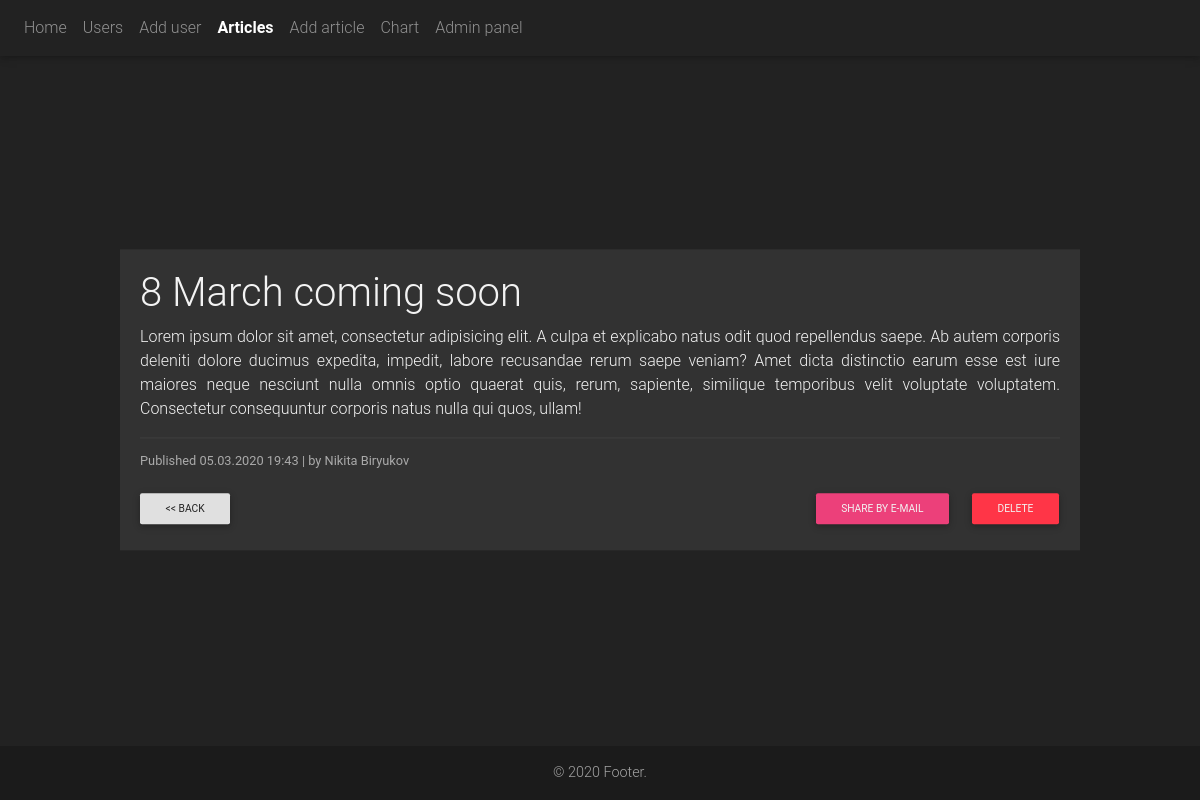
Screenshot of /articles/8-march-coming-soon with the database file from the repository.
### main/models.py (models this page shows, shortened)
class Article(models.Model):
    status = (
        ('draft', 'Draft'),
        ('published', 'Published'),
    )
    title = models.CharField(max_length=200, null=True)
    slug = models.SlugField(max_length=250, null=True, blank=True)
    author = models.CharField(max_length=200, null=False, default='Nikita Biryukov')
    body = models.TextField(default='Lorem ipsum dolor sit amet, consectetur adipisicing elit. A culpa et explicabo '
                                    'natus odit quod repellendus saepe. Ab autem corporis deleniti dolore ducimus '
                                    'expedita, impedit, labore recusandae rerum saepe veniam? Amet dicta '
                                    'distinctio earum esse est iure maiores neque nesciunt nulla omnis optio quaerat '
                                    'quis, rerum, sapiente, similique temporibus velit voluptate voluptatem. '
                                    'Consectetur consequuntur corporis natus nulla qui quos, ullam!')
    publish = models.DateTimeField(default=datetime.now())
    created = models.DateTimeField(auto_now_add=True)
    updated = models.DateTimeField(auto_now=True)
    status = models.CharField(max_length=10, choices=status, default='Draft')
    class Meta:
        ordering = ('-publish',)

### main/views.py (the view)
# urls.py: path('articles/<slug:slug_text>', views.article_detail, name='article_detail'),
def article_detail(request, slug_text):
    a = Article.objects.filter(slug=slug_text)
    arg = "<h1>Article not found. <a href='/articles/'>Go to article list &raquo;</a></h1>"
    if a.exists():
        a = a.first()
    else:
        return HttpResponse(arg)
    articles = Article.objects.all()
    args = {
        'article': a,
        'articles': articles
    }
    return render(request, 'html/articles/detail.html', args)

### main/templates/html/articles/detail.html (shortened to what this page needs)
{% extends 'html/base.html' %}
{% block nav %} {% include 'html/elements/nav.html' with is_articles=True %} {% endblock %}
{% block content %}
    <div class="detail-articles">
        <h1 class="article-title"> {{ article.title }} </h1>
        <div class="detail-text">
            {{ article.body|linebreaks }}
        </div>
        <hr>
        <small class="date">
                Published {{ article.publish }} | by {{ article.author }}
        </small>
        <div class="share-post-btn">
            <button class="btn btn-light btn-sm">
            <a href="/articles" style="color:#222;"><< back</a>
            </button>
            <button class="btn btn-pink btn-sm" style="position: absolute; right: 125px;">
            <a href="{% url "article_share" article.slug %}">Share by e-mail</a>
            </button>
            <button class="btn btn-danger btn-sm" style="position: absolute; right: 15px;">
            <a href="{% url "article_delete" article.slug %}">Delete</a>
            </button>
        </div>
    </div>
{% endblock %}

### main/static/css/style.css (style rules this page uses)
* { color: #f3f3f3; margin: 0; padding: 0; box-sizing: border-box; }
body { background-color: #222222; position: relative; padding-bottom: 53px; min-height: 100vh; }
a { color: hotpink; }
.detail-articles { width: 960px; text-align: justify; background-color: #323232; padding: 20px; position: absolute; top: 50%; transform: translateY(-50%); margin: 0 auto; right: 0; left: 0; }
.date { color: #aaa; }
.share-post-btn a { color: #f2f2f2; }
.share-post-btn { margin-top: 15px; margin-left: -0.375rem; }
hr { color: #454545; background-color: #454545; margin: 10px 0; }

### rows the page displays
Article: title "8 March coming soon", body "Lorem ipsum dolor sit amet, consectetur adipisicing elit. A culpa et explicabo natus odit quod repellendus saepe. Ab autem corporis deleniti dolore ducimus expedita, impedit, labore recusandae rerum saepe veniam? Amet dicta distinctio earum esse est iure maiores neque nesciunt nulla omnis optio quaerat quis, rerum, sapiente, similique temporibus velit voluptate voluptatem. Consectetur consequuntur corporis natus nulla qui quos, ullam!", publish "05.03.2020 19:43", author "Nikita Biryukov"
